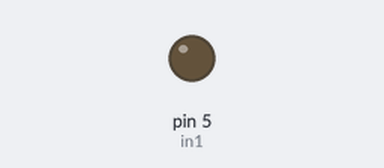
Simulated run of this sketch. Board: Arduino Uno, built with avr-gcc and run on an emulated ATmega328P. Shown: output pins drawn as LEDs (lit = HIGH).

Above: at 1.5 s.
At 4.5 s:
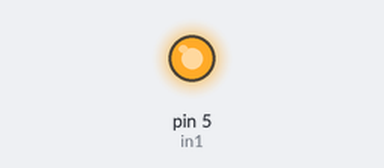
Timing chart, 0 to 7.8 s (numbered marks = the images above):
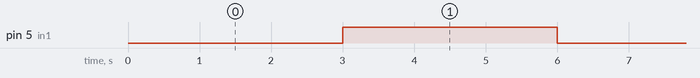

The sketch:

replay_test.ino
```cpp
    int in1 = 5;
    void setup() {
      pinMode(in1, OUTPUT);
      digitalWrite(in1, HIGH);
    }
    void loop() {
      digitalWrite(in1, LOW);
      delay(3000);
      digitalWrite(in1, HIGH);
      delay(3000);
    }
```

Measured:
- by itself, pin 5 (in1): alternates HIGH for 3.0 s and LOW for 3.0 s
